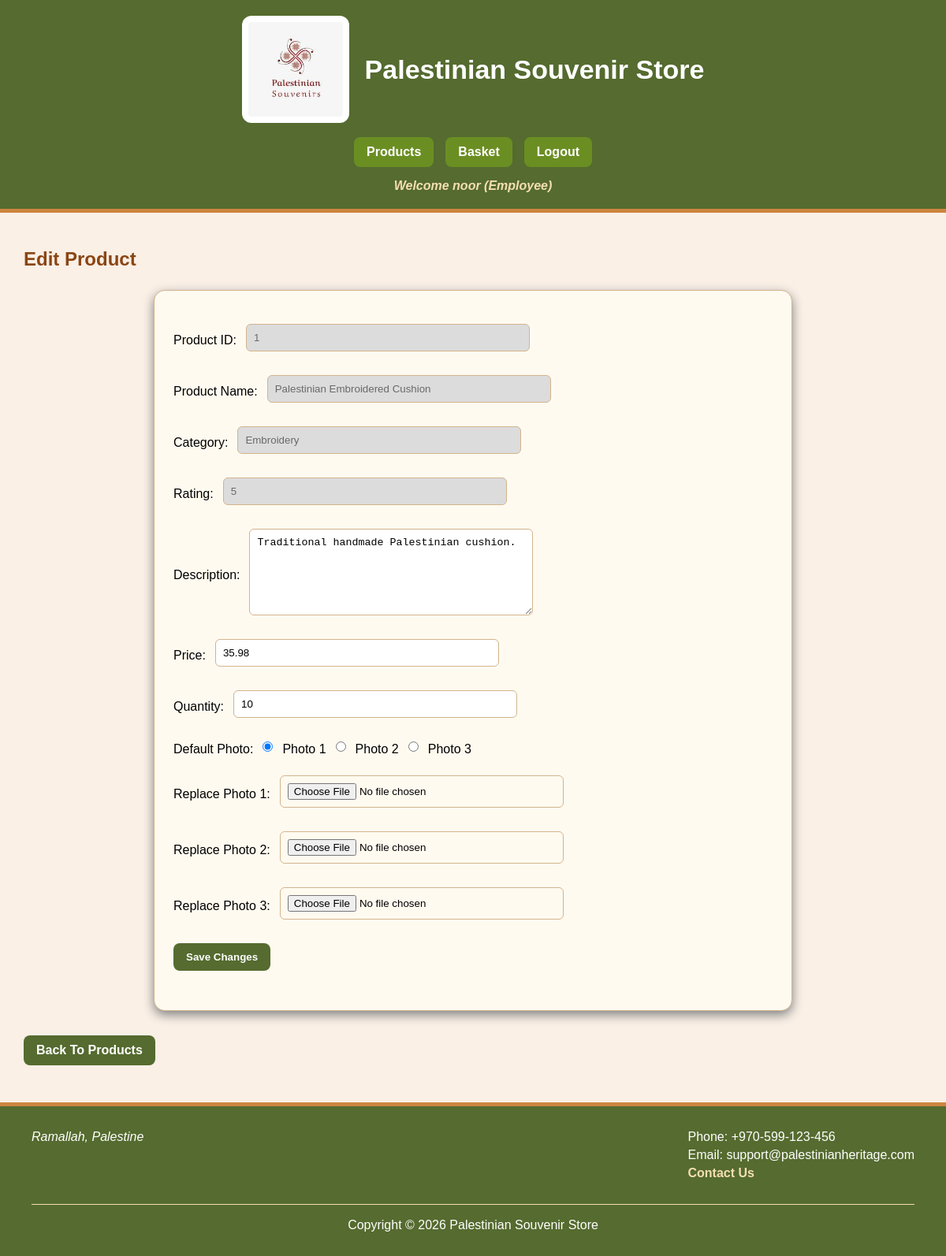
The app's page /edit.php?id=1 (signed in) with its own data.
### tables this page shows
CREATE TABLE `products` (
  `product_id` int(11) NOT NULL,
  `product_name` varchar(100) NOT NULL,
  `category` varchar(50) NOT NULL,
  `description` text NOT NULL,
  `price` decimal(10,2) NOT NULL,
  `quantity` int(11) NOT NULL,
  `rating` int(11) NOT NULL,
  `photo1` varchar(255) NOT NULL,
  `photo2` varchar(255) NOT NULL,
  `photo3` varchar(255) NOT NULL,
  `default_photo` varchar(255) NOT NULL
);

### edit.php (the view, shortened to what this page needs)
<?php
require_once("dbconfig.inc.php");
require_once("header.inc.php");
$id = isset($_GET["id"]) ? $_GET["id"] : $_POST["product_id"];
$sql = "SELECT * FROM products WHERE product_id = :product_id";
$stmt = $pdo->prepare($sql);
$stmt->bindValue(":product_id", $id);
$stmt->execute();
$product = $stmt->fetch(PDO::FETCH_ASSOC);
?>
<main>
<h2>Edit Product</h2>
<form method="post" action="edit.php" enctype="multipart/form-data">
<p>
Product ID:
<input type="text"
value="<?php echo $product['product_id']; ?>"
disabled>
</p>
<p>
Product Name:
<input type="text"
value="<?php echo $product['product_name']; ?>"
disabled>
</p>
<p>
Category:
<input type="text"
value="<?php echo $product['category']; ?>"
disabled>
</p>
<p>
Rating:
<input type="text"
value="<?php echo $product['rating']; ?>"
disabled>
</p>
<p>
Description:
<textarea name="description"><?php echo $product['description']; ?></textarea>
</p>
<p>
Price:
<input type="number"
step="0.01"
name="price"
value="<?php echo $product['price']; ?>">
</p>
<p>
Quantity:
<input type="number"
name="quantity"
value="<?php echo $product['quantity']; ?>">
</p>
<p>
Default Photo:
<br>
<input type="radio"
name="default_photo"
value="<?php echo $product['photo1']; ?>"
<?php if($product['default_photo'] == $product['photo1'])
    echo "checked"; ?>>
Photo 1
<br>
<input type="radio"
name="default_photo"
value="<?php echo $product['photo2']; ?>"
<?php if($product['default_photo'] == $product['photo2'])
     echo "checked"; ?>>
Photo 2
<br>
<input type="radio"
name="default_photo"
value="<?php echo $product['photo3']; ?>"
<?php if($product['default_photo'] == $product['photo3'])
     echo "checked"; ?>>
Photo 3
</p>
<p>
Replace Photo 1:
<input type="file" name="photo1" accept="image/jpeg">
</p>
<p>
Replace Photo 2:
<input type="file" name="photo2" accept="image/jpeg">
</p>
<p>
Replace Photo 3:
<input type="file" name="photo3" accept="image/jpeg">
</p>
<p>
<input type="submit" value="Save Changes">
</p>
</form>
<p>
<a href="products.php">Back To Products</a>
</p>
</main>
<?php
require_once("footer.inc.php");
?>

### style.css (style rules this page uses)
body { margin: 0; font-family: Arial, Helvetica, sans-serif; background-color: linen; color: black; min-height: 100vh; display: flex; flex-direction: column; }
a { color: darkgreen; text-decoration: none; }
.page-layout > main { grid-column: 1 / 3; }
aside input[type="submit"], button, input[type="submit"] { background-color: darkolivegreen; color: white; border: none; padding: 10px 16px; border-radius: 8px; font-weight: bold; }
form { max-width: 650px; }
main form { margin: 25px auto; max-width: 760px; background-color: floralwhite; padding: 24px; border: 1px solid tan; border-radius: 14px; box-shadow: 0 5px 14px gray; }
main form p { display: flex; align-items: center; gap: 12px; margin: 14px 0; flex-wrap: wrap; }
main form p input[type="text"], main form p input[type="email"], main form p input[type="password"], main form p input[type="number"], main form p input[type="date"], main form p input[type="file"], main form p select, main form p textarea { flex: 1; max-width: 340px; }
input, select, textarea { padding: 9px; border: 1px solid tan; border-radius: 6px; margin: 4px 0 12px; }
textarea { min-height: 90px; }
input:disabled, textarea:disabled { background-color: gainsboro; color: dimgray; }
main h2, main h3 { color: saddlebrown; }
td a, main > p a, .page-layout a[href*="checkout.php"], .page-layout a[href*="products.php"] { display: inline-block; background-color: darkolivegreen; color: white; padding: 10px 16px; border-radius: 8px; margin: 6px 10px 6px 0; font-weight: bold; text-decoration: none; }

### records on screen
products: product_id "1", product_name "Palestinian Embroidered Cushion", category "Embroidery", rating "5", description "Traditional handmade Palestinian cushion.", price "35.98", quantity "10", photo1 "☑"

### other values on screen
$_SESSION['first_name'] "noor"
$_SESSION['role'] "Employee"
